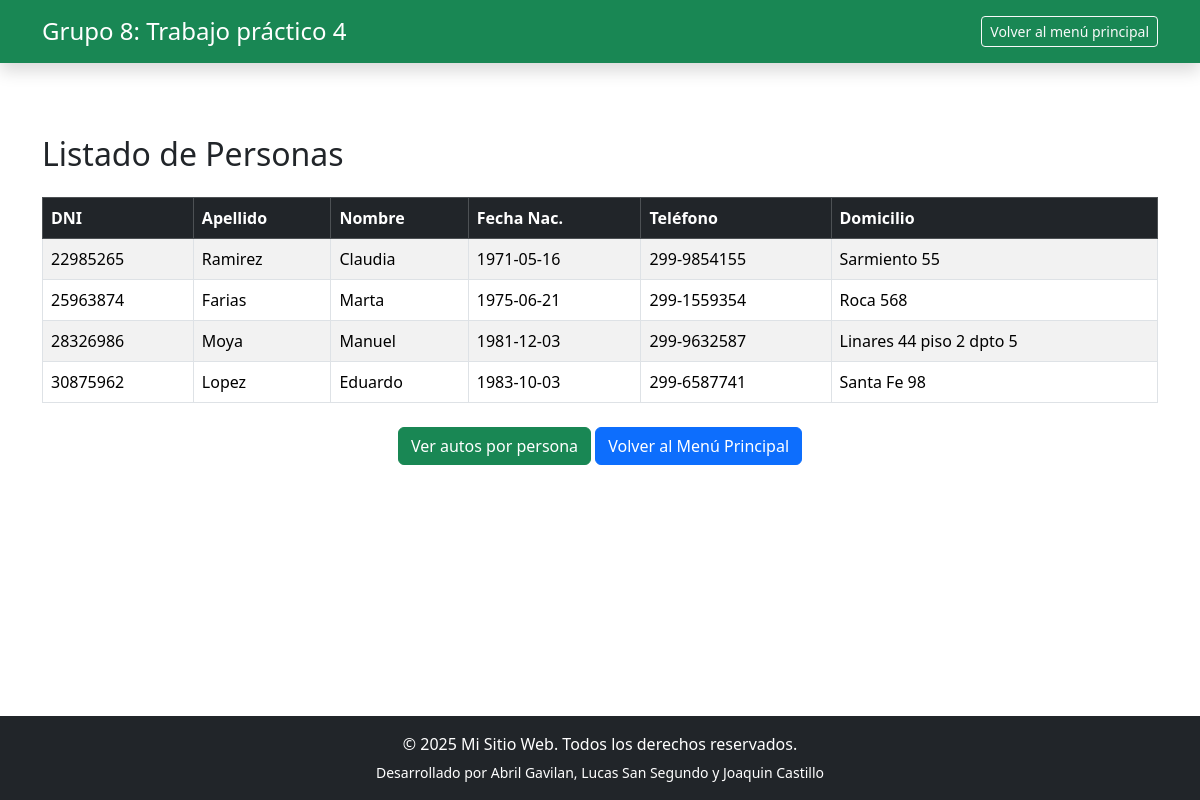
Screenshot of /Vista/ejercicio5/listaPersonas.php with the database file from the repository.
### tables this page shows
CREATE TABLE `persona` (
  `NroDni` varchar(10) NOT NULL,
  `Apellido` varchar(50) NOT NULL,
  `Nombre` varchar(50) NOT NULL,
  `fechaNac` date NOT NULL DEFAULT '1970-01-01',
  `Telefono` varchar(20) NOT NULL,
  `Domicilio` varchar(200) NOT NULL,
  PRIMARY KEY  (`NroDni`)
);

### Modelo/persona.php (called while the page is built, shortened)
<?php
require_once __DIR__ . '/conector/BaseDatos.php';
class Persona
{
    private $nrodni;
    private $apellido;
    private $nombre;
    private $fechanac;
    private $telefono;
    private $domicilio;
    public function __construct()
    {
        $this->nrodni = "";
        $this->apellido = "";
        $this->nombre = "";
        $this->fechanac = "";
        $this->telefono = "";
        $this->domicilio = "";
    }
    public function getNroDni()
    {
        return $this->nrodni;
    }
    public function setNroDni($valor)
    {
        $this->nrodni = $valor;
    }
    public function getApellido()
    {
        return $this->apellido;
    }
    public function setApellido($valor)
    {
        $this->apellido = $valor;
    }
    public function getNombre()
    {
        return $this->nombre;
    }
    public function setNombre($valor)
    {
        $this->nombre = $valor;
    }
    public function getFechaNac()
    {
        return $this->fechanac;
    }
    public function setFechaNac($valor)
    {
        $this->fechanac = $valor;
    }
    public function getTelefono()
    {
        return $this->telefono;
    }
    public function setTelefono($valor)
    {
        $this->telefono = $valor;
    }
    public function getDomicilio()
    {
        return $this->domicilio;
    }
    public function setDomicilio($valor)
    {
        $this->domicilio = $valor;
    }
    public static function listar($parametro = "")
    {
        $arreglo = array();
        $base = new BaseDatos();
        $sql = "SELECT * FROM persona ";
        if ($parametro != "") {
            $sql .= "WHERE " . $parametro;
        }
        $res = $base->Ejecutar($sql);
        if ($res > -1) {
            if ($res > 0) {
                while ($row = $base->Registro()) {
                    $obj = new Persona();
                    $obj->setear(
                        $row['NroDni'],
                        $row['Apellido'],
                        $row['Nombre'],
                        $row['fechaNac'],
                        $row['Telefono'],
                        $row['Domicilio']
                    );
                    array_push($arreglo, $obj);
                }
            }
        }
        return $arreglo;
    }
}

### Modelo/conector/BaseDatos.php (called while the page is built, shortened)
<?php
class BaseDatos extends PDO
{
    private $indice;
    private $resultado;
    public function __construct()
    {
        $this->indice = 0;
    }
    public function setSQL($e)
    {
        return "\n" . $this->sql = $e;
    }
    public function Ejecutar($sql)
    {
        if (stristr($sql, "select")) {
            $resp =  $this->EjecutarSelect($sql);
        }
        return $resp;
    }
    private function EjecutarSelect($sql)
    {
        $cant = -1;
        try {
            $resultado = parent::query($sql);
            if ($resultado) {
                $arregloResult = $resultado->fetchAll();
                $cant = count($arregloResult);
            }
        } catch (PDOException $e) {
            $this->analizarDebug();
        }
        return $cant;
    }
    public function Registro()
    {
        $filaActual = false;
        $indiceActual = $this->getIndice();
        if ($indiceActual >= 0) {
            $filas = $this->getResultado();
            if ($indiceActual < count($filas)) {
                $filaActual =  $filas[$indiceActual];
            } else {
                $this->setIndice(-1);
            }
        }
        return $filaActual;
    }
    private function setIndice($valor)
    {
        $this->indice = $valor;
    }
    private function getIndice()
    {
        return $this->indice;
    }
    private function setResultado($valor)
    {
        $this->resultado = $valor;
    }
    private function getResultado()
    {
        return $this->resultado;
    }
}

### Control/ABMPersona.php (called while the page is built, shortened)
<?php
require_once __DIR__ . '/../Modelo/persona.php';
class AbmPersona
{
    public function buscar($param)
    {
        $where = " true ";
        $arreglo = Persona::listar($where);
        return $arreglo;
    }
}

### Vista/ejercicio5/listaPersonas.php (the view)
<?php
include_once "../../Control/ABMPersona.php";
include_once "../estructura/header.php";
$objAbmPersona = new AbmPersona();
$personas = $objAbmPersona->buscar(null);
?>
<div class="container mt-4">
    <h2 class="mb-4">Listado de Personas</h2>
    <?php if (count($personas) > 0) { ?>
        <table class="table table-bordered table-striped">
            <thead class="table-dark">
                <tr>
                    <th>DNI</th>
                    <th>Apellido</th>
                    <th>Nombre</th>
                    <th>Fecha Nac.</th>
                    <th>Teléfono</th>
                    <th>Domicilio</th>
                </tr>
            </thead>
            <tbody>
                <?php foreach ($personas as $persona) { ?>
                    <tr>
                        <td><?= $persona->getNroDni(); ?></td>
                        <td><?= $persona->getApellido(); ?></td>
                        <td><?= $persona->getNombre(); ?></td>
                        <td><?= $persona->getFechaNac(); ?></td>
                        <td><?= $persona->getTelefono(); ?></td>
                        <td><?= $persona->getDomicilio(); ?></td>
                    </tr>
                <?php } ?>
            </tbody>
        </table>
        <div class="text-center mt-4">
        <a href="autosPersona.php" class="btn btn-success">Ver autos por persona</a>
        <a href="../../index.php" class="btn btn-primary">Volver al Menú Principal</a>
        </div>
    <?php } else { ?>
        <div class="alert alert-warning">No hay personas cargadas en el sistema.</div>
    <?php } ?>
</div>
<?php
include_once "../estructura/footer.php";
?>

### rows the page displays
persona: NroDni "22985265", Apellido "Ramirez", Nombre "Claudia", fechaNac "1971-05-16", Telefono "299-9854155", Domicilio "Sarmiento 55"
persona: NroDni "25963874", Apellido "Farias", Nombre "Marta", fechaNac "1975-06-21", Telefono "299-1559354", Domicilio "Roca 568"
persona: NroDni "28326986", Apellido "Moya", Nombre "Manuel", fechaNac "1981-12-03", Telefono "299-9632587", Domicilio "Linares 44 piso 2 dpto 5"
persona: NroDni "30875962", Apellido "Lopez", Nombre "Eduardo", fechaNac "1983-10-03", Telefono "299-6587741", Domicilio "Santa Fe 98"
